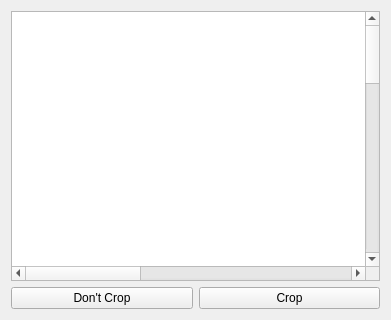
<?xml version="1.0" encoding="UTF-8"?>
<ui version="4.0">
 <class>Widget</class>
 <widget class="QWidget" name="Widget">
  <property name="geometry">
   <rect>
    <x>0</x>
    <y>0</y>
    <width>391</width>
    <height>320</height>
   </rect>
  </property>
  <property name="windowTitle">
   <string notr="true">Crop</string>
  </property>
  <layout class="QGridLayout" name="gridLayout">
   <item row="1" column="0">
    <widget class="QPushButton" name="cancelButton">
     <property name="text">
      <string>Don't Crop</string>
     </property>
    </widget>
   </item>
   <item row="1" column="1">
    <widget class="QPushButton" name="cropPushButton">
     <property name="text">
      <string>Crop</string>
     </property>
    </widget>
   </item>
   <item row="0" column="0" colspan="2">
    <widget class="QGraphicsView" name="graphicsView">
     <property name="sizeAdjustPolicy">
      <enum>QAbstractScrollArea::AdjustIgnored</enum>
     </property>
     <property name="sceneRect">
      <rectf>
       <x>0.000000000000000</x>
       <y>0.000000000000000</y>
       <width>1000.000000000000000</width>
       <height>1000.000000000000000</height>
      </rectf>
     </property>
     <property name="alignment">
      <set>Qt::AlignLeading|Qt::AlignLeft|Qt::AlignTop</set>
     </property>
     <property name="transformationAnchor">
      <enum>QGraphicsView::NoAnchor</enum>
     </property>
     <property name="viewportUpdateMode">
      <enum>QGraphicsView::MinimalViewportUpdate</enum>
     </property>
    </widget>
   </item>
  </layout>
 </widget>
 <resources/>
 <connections/>
</ui>
